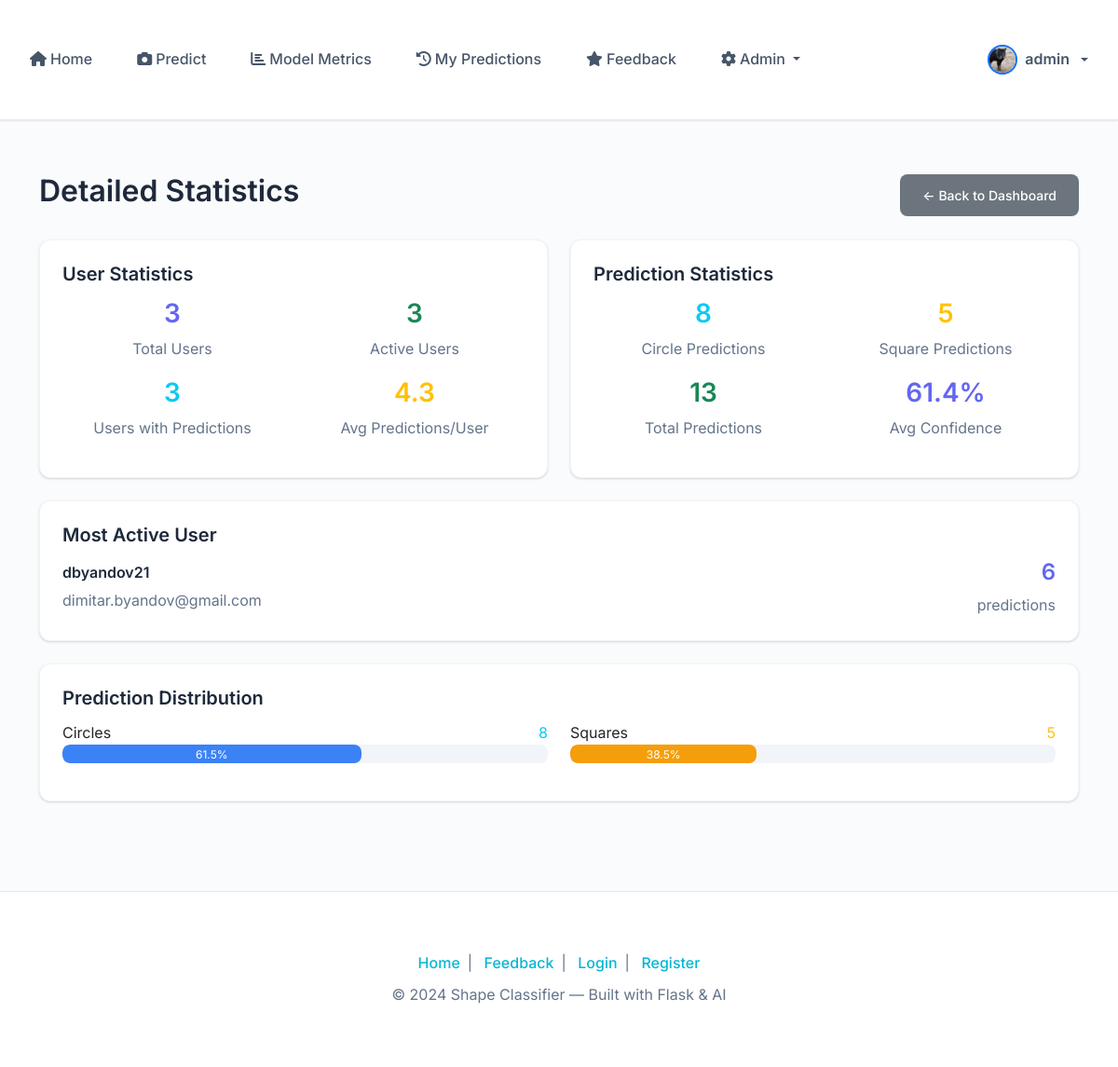
Screenshot of /admin/statistics (signed in) with the database file from the repository.
### app/models/user.py (models this page shows, shortened)
class User(UserMixin, db.Model):
    id = db.Column(db.Integer, primary_key=True)
    username = db.Column(db.String(80), unique=True, nullable=False)
    email = db.Column(db.String(120), unique=True, nullable=False)
    password_hash = db.Column(db.String(128))
    profile_picture = db.Column(db.String(255), nullable=True)  # Store filename of profile picture
    role = db.Column(db.String(20), default='user')  # 'user' or 'admin'
    active = db.Column(db.Boolean, default=True)  # For deactivation
    created_at = db.Column(db.DateTime, default=datetime.utcnow)
    predictions = db.relationship('Prediction', backref='user', lazy=True)
    def is_admin(self):
        return self.role == 'admin'
    def get_profile_picture_url(self):
        if self.profile_picture:
            return f'/static/uploads/{self.profile_picture}'
        return f'https://ui-avatars.com/api/?name={self.username}&background=random&color=fff&size=200'

### app/routes/admin.py (the view)
@admin.route('/statistics')
@login_required
@admin_required
def statistics():
    total_users = User.query.count()
    active_users = User.query.filter_by(active=True).count()
    total_predictions = Prediction.query.count()
    circle_predictions = Prediction.query.filter_by(prediction='Circle').count()
    square_predictions = Prediction.query.filter_by(prediction='Square').count()
    users_with_predictions = User.query.join(Prediction).distinct().count()
    most_active_user = db.session.query(User, db.func.count(Prediction.id).label('pred_count'))\
        .join(Prediction)\
        .group_by(User.id)\
        .order_by(db.func.count(Prediction.id).desc())\
        .first()
    avg_predictions_per_user = total_predictions / total_users if total_users > 0 else 0
    predictions_with_confidence = Prediction.query.filter(Prediction.confidence.isnot(None)).all()
    avg_confidence = 0
    if predictions_with_confidence:
        avg_confidence = sum(p.confidence for p in predictions_with_confidence) / len(predictions_with_confidence)
    return render_template('admin/admin_statistics.html',
                         total_users=total_users,
                         active_users=active_users,
                         total_predictions=total_predictions,
                         circle_predictions=circle_predictions,
                         square_predictions=square_predictions,
                         users_with_predictions=users_with_predictions,
                         most_active_user=most_active_user,
                         avg_predictions_per_user=avg_predictions_per_user,
                         avg_confidence=avg_confidence)

### app/templates/admin/admin_statistics.html (shortened to what this page needs)
{% extends "base.html" %}
{% block content %}
<div class="container mt-4">
  <div class="d-flex justify-content-between align-items-center mb-4">
    <h2>Detailed Statistics</h2>
    <a href="{{ url_for('admin.dashboard') }}" class="btn btn-secondary">← Back to Dashboard</a>
  </div>
  <div class="row mb-4">
    <div class="col-md-6">
      <div class="card">
        <div class="card-body">
          <h5 class="card-title">User Statistics</h5>
          <div class="row text-center">
            <div class="col-6">
              <h3 class="text-primary">{{ total_users }}</h3>
              <p class="text-muted">Total Users</p>
            </div>
            <div class="col-6">
              <h3 class="text-success">{{ active_users }}</h3>
              <p class="text-muted">Active Users</p>
            </div>
          </div>
          <div class="row text-center">
            <div class="col-6">
              <h3 class="text-info">{{ users_with_predictions }}</h3>
              <p class="text-muted">Users with Predictions</p>
            </div>
            <div class="col-6">
              <h3 class="text-warning">{{ "%.1f"|format(avg_predictions_per_user) }}</h3>
              <p class="text-muted">Avg Predictions/User</p>
            </div>
          </div>
        </div>
      </div>
    </div>
    <div class="col-md-6">
      <div class="card">
        <div class="card-body">
          <h5 class="card-title">Prediction Statistics</h5>
          <div class="row text-center">
            <div class="col-6">
              <h3 class="text-info">{{ circle_predictions }}</h3>
              <p class="text-muted">Circle Predictions</p>
            </div>
            <div class="col-6">
              <h3 class="text-warning">{{ square_predictions }}</h3>
              <p class="text-muted">Square Predictions</p>
            </div>
          </div>
          <div class="row text-center">
            <div class="col-6">
              <h3 class="text-success">{{ total_predictions }}</h3>
              <p class="text-muted">Total Predictions</p>
            </div>
            <div class="col-6">
              <h3 class="text-primary">{{ "%.1f"|format(avg_confidence * 100) if avg_confidence else 0 }}%</h3>
              <p class="text-muted">Avg Confidence</p>
            </div>
          </div>
        </div>
      </div>
    </div>
  </div>
  {% if most_active_user %}
  <div class="card mb-4">
    <div class="card-body">
      <h5 class="card-title">Most Active User</h5>
      <div class="row align-items-center">
        <div class="col-md-8">
          <h6>{{ most_active_user[0].username }}</h6>
          <p class="text-muted mb-0">{{ most_active_user[0].email }}</p>
        </div>
        <div class="col-md-4 text-end">
          <h4 class="text-primary">{{ most_active_user[1] }}</h4>
          <p class="text-muted mb-0">predictions</p>
        </div>
      </div>
    </div>
  </div>
  {% endif %}
  <div class="card">
    <div class="card-body">
      <h5 class="card-title">Prediction Distribution</h5>
      <div class="row">
        <div class="col-md-6">
          <div class="mb-3">
            <div class="d-flex justify-content-between">
              <span>Circles</span>
              <span class="text-info">{{ circle_predictions }}</span>
            </div>
            <div class="progress" style="height: 20px;">
              <div class="progress-bar bg-info"
                   style="width: {{ (circle_predictions / total_predictions * 100) if total_predictions > 0 else 0 }}%">
                {{ "%.1f"|format(circle_predictions / total_predictions * 100) if total_predictions > 0 else 0 }}%
              </div>
            </div>
          </div>
        </div>
        <div class="col-md-6">
          <div class="mb-3">
            <div class="d-flex justify-content-between">
              <span>Squares</span>
              <span class="text-warning">{{ square_predictions }}</span>
            </div>
            <div class="progress" style="height: 20px;">
              <div class="progress-bar bg-warning"
                   style="width: {{ (square_predictions / total_predictions * 100) if total_predictions > 0 else 0 }}%">
                {{ "%.1f"|format(square_predictions / total_predictions * 100) if total_predictions > 0 else 0 }}%
              </div>
            </div>
          </div>
        </div>
      </div>
    </div>
  </div>
</div>
{% endblock %}

### app/templates/components/navbar.html (shortened to what this page needs)
<nav class="navbar navbar-expand-lg bg-white shadow-sm py-2 sticky-top">
  <div class="container-fluid">
    <div class="collapse navbar-collapse" id="navbarNavDropdown">
      <ul class="navbar-nav me-auto mb-2 mb-lg-0 align-items-lg-center gap-lg-2">
        <li class="nav-item">
          <a class="nav-link{% if request.endpoint == 'main.index' %} active{% endif %}" href="{{ url_for('main.index') }}">
            <i class="fas fa-home me-1"></i>Home
          </a>
        </li>
        {% if current_user.is_authenticated %}
        <li class="nav-item">
          <a class="nav-link" href="{{ url_for('main.predict') }}">
            <i class="fas fa-camera me-1"></i>Predict
          </a>
        </li>
        <li class="nav-item">
          <a class="nav-link" href="{{ url_for('main.model_evaluation') }}">
            <i class="fas fa-chart-bar me-1"></i>Model Metrics
          </a>
        </li>
        <li class="nav-item">
          <a class="nav-link{% if request.endpoint == 'main.my_predictions' %} active{% endif %}" href="{{ url_for('main.my_predictions') }}">
            <i class="fas fa-history me-1"></i>My Predictions
          </a>
        </li>
        <li class="nav-item">
          <a class="nav-link{% if request.endpoint == 'main.feedback' %} active{% endif %}" href="{{ url_for('main.feedback') }}">
            <i class="fas fa-star me-1"></i>Feedback
          </a>
        </li>
        {% if current_user.is_admin() %}
        <li class="nav-item dropdown">
          <a class="nav-link dropdown-toggle" href="#" id="adminDropdown" role="button" data-bs-toggle="dropdown" aria-expanded="false">
            <i class="fas fa-cog me-1"></i>Admin
          </a>
        </li>
        {% endif %}
        {% endif %}
      </ul>
      <ul class="navbar-nav mb-2 mb-lg-0 align-items-lg-center gap-lg-2">
        {% if current_user.is_authenticated %}
        <li class="nav-item dropdown">
          <a class="nav-link dropdown-toggle d-flex align-items-center gap-2" href="#" id="userDropdown" role="button" data-bs-toggle="dropdown" aria-expanded="false">
            <img src="{{ current_user.get_profile_picture_url() }}"
                 alt="Profile"
                 class="rounded-circle border border-2 border-primary shadow-sm" style="width: 32px; height: 32px; object-fit: cover;">
            <span class="fw-semibold">{{ current_user.username }}</span>
          </a>
        </li>
        {% endif %}
      </ul>
    </div>
  </div>
</nav>

### app/static/css/custom.css (style rules this page uses)
:root { --primary: #6366f1; --primary-dark: #4f46e5; --primary-light: #e0e7ff; --accent: #06b6d4; --accent-dark: #0891b2; --accent-light: #e0f7fa; --background: #fafbfc; --surface: #ffffff; --surface-hover: #f8fafc; --text-primary: #1e293b; --text-secondary: #475569; --text-muted: #64748b; --text-light: #94a3b8; --success: #10b981; --success-light: #d1fae5; --danger: #ef4444; --danger-light: #fee2e2; --warning: #f59e0b; --warning-light: #fef3c7; --info: #3b82f6; --info-light: #dbeafe; --border: #e2e8f0; --border-light: #f1f5f9; --shadow-sm: 0 1px 2px 0 rgba(0, 0, 0, 0.05); --shadow: 0 1px 3px 0 rgba(0, 0, 0, 0.1), 0 1px 2px 0 rgba(0, 0, 0, 0.06); --shadow-md: 0 4px 6px -1px rgba(0, 0, 0, 0.1), 0 2px 4px -1px rgba(0, 0, 0, 0.06); --shadow-lg: 0 10px 15px -3px rgba(0, 0, 0, 0.1), 0 4px 6px -2px rgba(0, 0, 0, 0.05); --transition: all 0.2s cubic-bezier(0.4, 0, 0.2, 1); --transition-slow: all 0.3s cubic-bezier(0.4, 0, 0.2, 1); --radius-sm: 0.375rem; --radius: 0.5rem; --radius-md: 0.75rem; --radius-lg: 1rem; --radius-xl: 1.5rem; }
* { box-sizing: border-box; }
html, body { font-family: 'Inter', -apple-system, BlinkMacSystemFont, 'Segoe UI', Roboto, Oxygen, Ubuntu, Cantarell, sans-serif; background-color: var(--background); color: var(--text-secondary); line-height: 1.6; font-size: 16px; margin: 0; padding: 0; }
h1, h2, h3, h4, h5, h6 { color: var(--text-primary); font-weight: 600; line-height: 1.25; margin-bottom: 0.5rem; }
.text-muted { color: var(--text-muted) !important; }
a { color: var(--accent); text-decoration: none; transition: var(--transition); }
.btn { font-weight: 500; border-radius: var(--radius); border: none; padding: 0.75rem 1.5rem; font-size: 0.875rem; transition: var(--transition); text-decoration: none; display: inline-flex; align-items: center; justify-content: center; gap: 0.5rem; cursor: pointer; }
.card { background: var(--surface); border: 1px solid var(--border-light); border-radius: var(--radius-md); box-shadow: var(--shadow); transition: var(--transition); overflow: hidden; }
.card-body { padding: 1.5rem; }
.card-title { color: var(--text-primary); font-weight: 600; margin-bottom: 0.75rem; }
.navbar { background: var(--surface) !important; border-bottom: 1px solid var(--border); box-shadow: var(--shadow-sm); padding: 0.75rem 0; min-height: auto; }
.nav-link { color: var(--text-secondary) !important; font-weight: 500; padding: 0.5rem 1rem !important; border-radius: var(--radius); transition: var(--transition); margin: 0 0.25rem; }
.progress { background: var(--border-light); border-radius: var(--radius); height: 0.75rem; }
.progress-bar { background: linear-gradient(90deg, var(--primary) 0%, var(--accent) 100%); border-radius: var(--radius); transition: width 0.6s ease; }
.bg-warning { background: var(--warning) !important; }
.bg-info { background: var(--info) !important; }
.shadow-sm { box-shadow: var(--shadow-sm) !important; }
.text-primary { color: var(--primary) !important; }

### app/templates/base.html (style rules this page uses)
.container, .container-fluid { padding-top: 2rem; padding-bottom: 2rem; }
.sticky-top { z-index: 1050; }

### app/templates/components/navbar.html (style rules this page uses)
.navbar, .navbar * { z-index: 1040 !important; }

### rows the page displays
User: get_profile_picture_url (picture), username "admin"
User: username "dbyandov21", email "dimitar.byandov@gmail.com"

### other values shown
{{ total_users }} "3"
{{ active_users }} "3"
{{ users_with_predictions }} "3"
{{ "%.1f"|format(avg_predictions_per_user) }} "4.3"
{{ circle_predictions }} "8"
{{ square_predictions }} "5"
{{ total_predictions }} "13"
{{ "%.1f"|format(avg_confidence * 100) if avg_confidence else 0 }} "61.4"
{{ most_active_user[1] }} "6"
{{ 2024 }} "2024"
